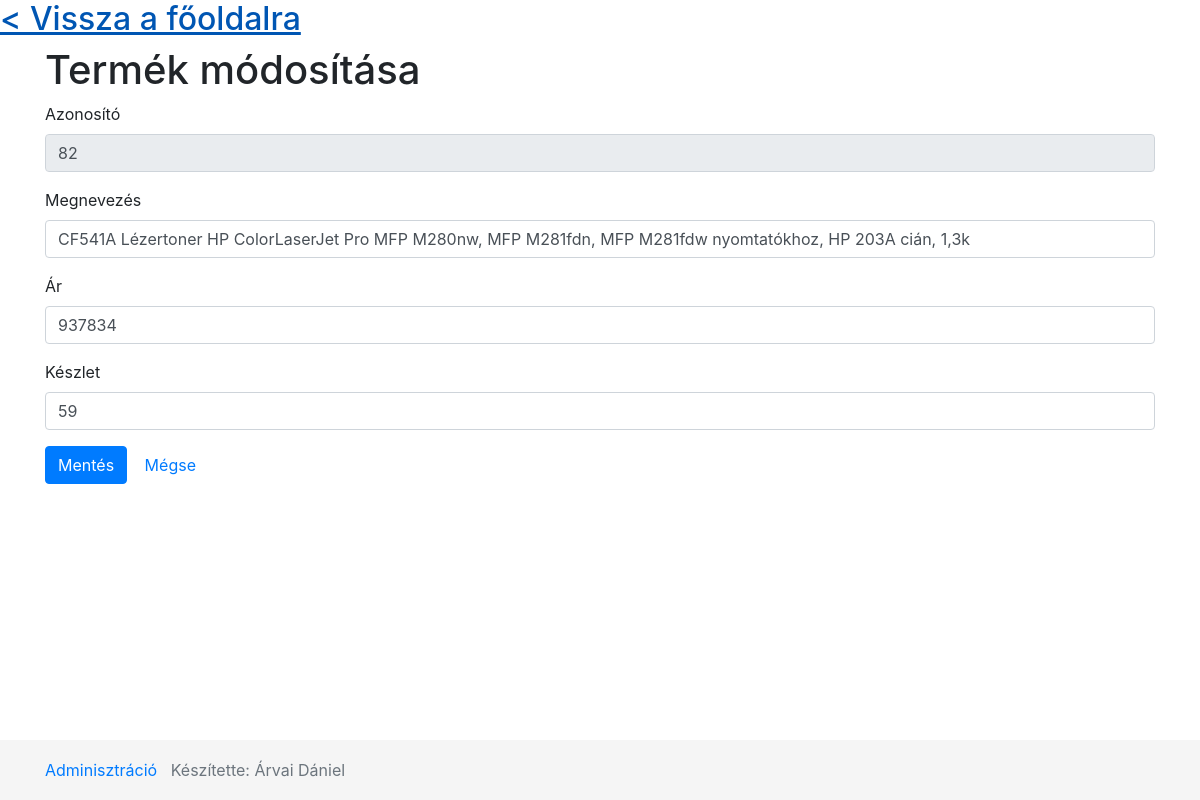
The page /admin.php?edit&id=82 (signed in) on the database its author committed.
### tables this page shows
CREATE TABLE IF NOT EXISTS `product` (
  `id` int(10) UNSIGNED NOT NULL AUTO_INCREMENT,
  `name` varchar(255) NOT NULL,
  `price` int(10) UNSIGNED NOT NULL,
  `stock` int(10) UNSIGNED NOT NULL,
  PRIMARY KEY (`id`),
  UNIQUE KEY `product_name_unique` (`name`) USING BTREE
);

### protected/database.php (called while the page is built, shortened)
<?php
function getConnection(){
    $dsn = DB_TYPE.':host='.DB_HOST.':'.DB_PORT.';dbname='.DB_NAME;
    $connection = new PDO($dsn,DB_USER, DB_PASS);
    $connection->exec("SET NAMES 'utf8'");
    return $connection;
}
function select($query, $params = []){
    $connection = getConnection();
    $stmt = $connection->prepare($query);
    $success = $stmt->execute($params);
    $records = $success ? $stmt->fetchAll(PDO::FETCH_ASSOC) : [];
    return $records;
}

### protected/products.php (called while the page is built, shortened)
<?php
require_once 'database.php';
function product_get_by_id($id) {
    $sql = "SELECT * FROM product WHERE id = :id";
    return select($sql, ['id' => $id])[0];
}

### component/product_edit_form.php (the view)
<h1>Termék módosítása</h1>
<form action="<?= ADMIN_PAGE ?>?edit&id=<?= $_GET['id'] ?>" method="post">
    <div class="form-group">
        <label for="id">Azonosító</label>
        <input type="text" disabled id="id" name="id" class="form-control" value="<?= $record['id'] ?>" />
    </div>
    <div class="form-group">
        <label for="name">Megnevezés</label>
        <input type="text" id="name" name="name" class="form-control" value="<?= $record['name'] ?>" />
    </div>
    <div class="form-group">
        <label for="price">Ár</label>
        <input type="number" id="price" name="price" class="form-control" value="<?= $record['price'] ?>">
    </div>
    <div class="form-group">
        <label for="stock">Készlet</label>
        <input type="number" id="stock" name="stock" class="form-control" value="<?= $record['stock'] ?>">
    </div>
    <button type="submit" class="btn btn-primary">Mentés</button>
    <a class="btn btn-link" href="<?= ADMIN_PAGE ?>">Mégse</a>
</form>

### css/main.css (style rules this page uses)
html { position: relative; min-height: 100%; }
body { margin-bottom: 60px; }

### rows shown on the page
product: id "82", name "CF541A Lézertoner HP ColorLaserJet Pro MFP M280nw, MFP M281fdn, MFP M281fdw nyomtatókhoz, HP 203A cián, 1,3k", price "937834", stock "59"
